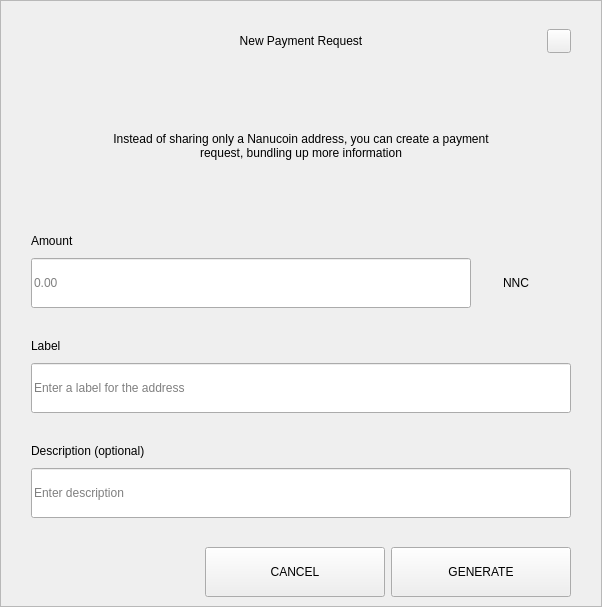
<?xml version="1.0" encoding="UTF-8"?>
<ui version="4.0">
 <class>RequestDialog</class>
 <widget class="QDialog" name="RequestDialog">
  <property name="geometry">
   <rect>
    <x>0</x>
    <y>0</y>
    <width>602</width>
    <height>607</height>
   </rect>
  </property>
  <property name="windowTitle">
   <string>Dialog</string>
  </property>
  <layout class="QVBoxLayout" name="verticalLayout_5">
   <property name="spacing">
    <number>0</number>
   </property>
   <property name="leftMargin">
    <number>0</number>
   </property>
   <property name="topMargin">
    <number>0</number>
   </property>
   <property name="rightMargin">
    <number>0</number>
   </property>
   <property name="bottomMargin">
    <number>0</number>
   </property>
   <item>
    <widget class="QFrame" name="frame">
     <property name="styleSheet">
      <string notr="true"/>
     </property>
     <property name="frameShape">
      <enum>QFrame::StyledPanel</enum>
     </property>
     <property name="frameShadow">
      <enum>QFrame::Raised</enum>
     </property>
     <layout class="QVBoxLayout" name="verticalLayout_4" stretch="1,0,0">
      <property name="spacing">
       <number>0</number>
      </property>
      <property name="leftMargin">
       <number>30</number>
      </property>
      <property name="topMargin">
       <number>20</number>
      </property>
      <property name="rightMargin">
       <number>30</number>
      </property>
      <property name="bottomMargin">
       <number>0</number>
      </property>
      <item>
       <layout class="QHBoxLayout" name="horizontalLayout_3">
        <property name="spacing">
         <number>0</number>
        </property>
        <item>
         <spacer name="horizontalSpacer_21">
          <property name="orientation">
           <enum>Qt::Horizontal</enum>
          </property>
          <property name="sizeHint" stdset="0">
           <size>
            <width>40</width>
            <height>20</height>
           </size>
          </property>
         </spacer>
        </item>
        <item>
         <widget class="QLabel" name="labelTitle">
          <property name="minimumSize">
           <size>
            <width>0</width>
            <height>40</height>
           </size>
          </property>
          <property name="maximumSize">
           <size>
            <width>16777215</width>
            <height>40</height>
           </size>
          </property>
          <property name="styleSheet">
           <string notr="true">padding-left:24px;</string>
          </property>
          <property name="text">
           <string>New Payment Request</string>
          </property>
          <property name="alignment">
           <set>Qt::AlignCenter</set>
          </property>
          <property name="margin">
           <number>7</number>
          </property>
         </widget>
        </item>
        <item>
         <spacer name="horizontalSpacer">
          <property name="orientation">
           <enum>Qt::Horizontal</enum>
          </property>
          <property name="sizeHint" stdset="0">
           <size>
            <width>40</width>
            <height>20</height>
           </size>
          </property>
         </spacer>
        </item>
        <item>
         <widget class="QPushButton" name="btnEsc">
          <property name="minimumSize">
           <size>
            <width>24</width>
            <height>24</height>
           </size>
          </property>
          <property name="maximumSize">
           <size>
            <width>24</width>
            <height>24</height>
           </size>
          </property>
          <property name="focusPolicy">
           <enum>Qt::NoFocus</enum>
          </property>
          <property name="text">
           <string/>
          </property>
         </widget>
        </item>
       </layout>
      </item>
      <item>
       <widget class="QStackedWidget" name="stack">
        <property name="minimumSize">
         <size>
          <width>540</width>
          <height>0</height>
         </size>
        </property>
        <property name="maximumSize">
         <size>
          <width>540</width>
          <height>16777215</height>
         </size>
        </property>
        <property name="currentIndex">
         <number>0</number>
        </property>
        <widget class="QWidget" name="page_1">
         <property name="minimumSize">
          <size>
           <width>540</width>
           <height>0</height>
          </size>
         </property>
         <property name="maximumSize">
          <size>
           <width>540</width>
           <height>16777215</height>
          </size>
         </property>
         <layout class="QVBoxLayout" name="layout1">
          <property name="spacing">
           <number>0</number>
          </property>
          <property name="leftMargin">
           <number>0</number>
          </property>
          <property name="topMargin">
           <number>0</number>
          </property>
          <property name="rightMargin">
           <number>0</number>
          </property>
          <property name="bottomMargin">
           <number>0</number>
          </property>
          <item>
           <spacer name="verticalSpacer_21">
            <property name="orientation">
             <enum>Qt::Vertical</enum>
            </property>
            <property name="sizeType">
             <enum>QSizePolicy::Fixed</enum>
            </property>
            <property name="sizeHint" stdset="0">
             <size>
              <width>20</width>
              <height>30</height>
             </size>
            </property>
           </spacer>
          </item>
          <item alignment="Qt::AlignHCenter">
           <widget class="QLabel" name="labelMessage">
            <property name="minimumSize">
             <size>
              <width>400</width>
              <height>50</height>
             </size>
            </property>
            <property name="text">
             <string>Instead of sharing only a Nanucoin address, you can create a payment request, bundling up more information</string>
            </property>
            <property name="alignment">
             <set>Qt::AlignCenter</set>
            </property>
            <property name="wordWrap">
             <bool>true</bool>
            </property>
           </widget>
          </item>
          <item alignment="Qt::AlignBottom">
           <widget class="QWidget" name="containerAmount" native="true">
            <layout class="QVBoxLayout" name="verticalLayout">
             <property name="spacing">
              <number>9</number>
             </property>
             <property name="leftMargin">
              <number>0</number>
             </property>
             <property name="topMargin">
              <number>0</number>
             </property>
             <property name="rightMargin">
              <number>0</number>
             </property>
             <property name="bottomMargin">
              <number>0</number>
             </property>
             <item>
              <widget class="QLabel" name="labelSubtitleAmount">
               <property name="minimumSize">
                <size>
                 <width>350</width>
                 <height>16</height>
                </size>
               </property>
               <property name="maximumSize">
                <size>
                 <width>16777215</width>
                 <height>16</height>
                </size>
               </property>
               <property name="text">
                <string>Amount</string>
               </property>
              </widget>
             </item>
             <item alignment="Qt::AlignTop">
              <widget class="QWidget" name="layoutAmount" native="true">
               <layout class="QHBoxLayout" name="horizontalLayout" stretch="2,0">
                <property name="spacing">
                 <number>0</number>
                </property>
                <property name="leftMargin">
                 <number>0</number>
                </property>
                <property name="topMargin">
                 <number>0</number>
                </property>
                <property name="rightMargin">
                 <number>0</number>
                </property>
                <property name="bottomMargin">
                 <number>0</number>
                </property>
                <item>
                 <widget class="QLineEdit" name="lineEditAmount">
                  <property name="minimumSize">
                   <size>
                    <width>0</width>
                    <height>50</height>
                   </size>
                  </property>
                  <property name="maximumSize">
                   <size>
                    <width>16777215</width>
                    <height>50</height>
                   </size>
                  </property>
                  <property name="placeholderText">
                   <string notr="true">0.00</string>
                  </property>
                 </widget>
                </item>
                <item>
                 <widget class="QWidget" name="comboContainer" native="true">
                  <property name="minimumSize">
                   <size>
                    <width>100</width>
                    <height>50</height>
                   </size>
                  </property>
                  <property name="maximumSize">
                   <size>
                    <width>16777215</width>
                    <height>50</height>
                   </size>
                  </property>
                  <layout class="QHBoxLayout" name="horizontalLayout_31">
                   <property name="spacing">
                    <number>0</number>
                   </property>
                   <property name="leftMargin">
                    <number>0</number>
                   </property>
                   <property name="topMargin">
                    <number>0</number>
                   </property>
                   <property name="rightMargin">
                    <number>10</number>
                   </property>
                   <property name="bottomMargin">
                    <number>0</number>
                   </property>
                   <item>
                    <widget class="QLabel" name="comboBoxCoin">
                     <property name="text">
                      <string>NNC</string>
                     </property>
                     <property name="alignment">
                      <set>Qt::AlignCenter</set>
                     </property>
                    </widget>
                   </item>
                  </layout>
                 </widget>
                </item>
               </layout>
              </widget>
             </item>
            </layout>
           </widget>
          </item>
          <item>
           <spacer name="verticalSpacer_31">
            <property name="orientation">
             <enum>Qt::Vertical</enum>
            </property>
            <property name="sizeType">
             <enum>QSizePolicy::Fixed</enum>
            </property>
            <property name="sizeHint" stdset="0">
             <size>
              <width>20</width>
              <height>30</height>
             </size>
            </property>
           </spacer>
          </item>
          <item>
           <layout class="QVBoxLayout" name="verticalLayoutLabel">
            <property name="spacing">
             <number>9</number>
            </property>
            <item>
             <widget class="QLabel" name="labelSubtitleLabel">
              <property name="minimumSize">
               <size>
                <width>0</width>
                <height>16</height>
               </size>
              </property>
              <property name="maximumSize">
               <size>
                <width>16777215</width>
                <height>16</height>
               </size>
              </property>
              <property name="text">
               <string>Label</string>
              </property>
             </widget>
            </item>
            <item>
             <widget class="QLineEdit" name="lineEditLabel">
              <property name="minimumSize">
               <size>
                <width>0</width>
                <height>50</height>
               </size>
              </property>
              <property name="maximumSize">
               <size>
                <width>16777215</width>
                <height>50</height>
               </size>
              </property>
              <property name="placeholderText">
               <string>Enter a label for the address</string>
              </property>
             </widget>
            </item>
           </layout>
          </item>
          <item>
           <spacer name="verticalSpacer_34">
            <property name="orientation">
             <enum>Qt::Vertical</enum>
            </property>
            <property name="sizeType">
             <enum>QSizePolicy::Fixed</enum>
            </property>
            <property name="sizeHint" stdset="0">
             <size>
              <width>20</width>
              <height>30</height>
             </size>
            </property>
           </spacer>
          </item>
          <item>
           <layout class="QVBoxLayout" name="verticalLayoutDescription">
            <property name="spacing">
             <number>9</number>
            </property>
            <item>
             <widget class="QLabel" name="labelSubtitleDescription">
              <property name="minimumSize">
               <size>
                <width>0</width>
                <height>16</height>
               </size>
              </property>
              <property name="maximumSize">
               <size>
                <width>16777215</width>
                <height>16</height>
               </size>
              </property>
              <property name="text">
               <string>Description (optional)</string>
              </property>
             </widget>
            </item>
            <item>
             <widget class="QLineEdit" name="lineEditDescription">
              <property name="minimumSize">
               <size>
                <width>0</width>
                <height>50</height>
               </size>
              </property>
              <property name="maximumSize">
               <size>
                <width>16777215</width>
                <height>50</height>
               </size>
              </property>
              <property name="placeholderText">
               <string>Enter description</string>
              </property>
             </widget>
            </item>
            <item>
             <spacer name="verticalSpacer_4">
              <property name="orientation">
               <enum>Qt::Vertical</enum>
              </property>
              <property name="sizeType">
               <enum>QSizePolicy::Fixed</enum>
              </property>
              <property name="sizeHint" stdset="0">
               <size>
                <width>20</width>
                <height>20</height>
               </size>
              </property>
             </spacer>
            </item>
           </layout>
          </item>
         </layout>
        </widget>
        <widget class="QWidget" name="page_2">
         <layout class="QVBoxLayout" name="layout2">
          <item>
           <spacer name="verticalSpacer_5">
            <property name="orientation">
             <enum>Qt::Vertical</enum>
            </property>
            <property name="sizeType">
             <enum>QSizePolicy::Fixed</enum>
            </property>
            <property name="sizeHint" stdset="0">
             <size>
              <width>20</width>
              <height>50</height>
             </size>
            </property>
           </spacer>
          </item>
          <item alignment="Qt::AlignHCenter">
           <widget class="QLabel" name="labelQrImg">
            <property name="minimumSize">
             <size>
              <width>260</width>
              <height>260</height>
             </size>
            </property>
            <property name="maximumSize">
             <size>
              <width>260</width>
              <height>260</height>
             </size>
            </property>
            <property name="text">
             <string/>
            </property>
            <property name="alignment">
             <set>Qt::AlignCenter</set>
            </property>
           </widget>
          </item>
          <item>
           <spacer name="verticalSpacer_2">
            <property name="orientation">
             <enum>Qt::Vertical</enum>
            </property>
            <property name="sizeType">
             <enum>QSizePolicy::Fixed</enum>
            </property>
            <property name="sizeHint" stdset="0">
             <size>
              <width>20</width>
              <height>30</height>
             </size>
            </property>
           </spacer>
          </item>
          <item alignment="Qt::AlignHCenter">
           <widget class="QLabel" name="labelAddress">
            <property name="text">
             <string>D7VFR83SQbiezrW72hjcWJtcfip5krte2Z </string>
            </property>
           </widget>
          </item>
          <item>
           <spacer name="verticalSpacer_32">
            <property name="orientation">
             <enum>Qt::Vertical</enum>
            </property>
            <property name="sizeType">
             <enum>QSizePolicy::Expanding</enum>
            </property>
            <property name="sizeHint" stdset="0">
             <size>
              <width>20</width>
              <height>20</height>
             </size>
            </property>
           </spacer>
          </item>
          <item>
           <layout class="QHBoxLayout" name="horizontal">
            <property name="leftMargin">
             <number>20</number>
            </property>
            <property name="rightMargin">
             <number>20</number>
            </property>
            <property name="bottomMargin">
             <number>20</number>
            </property>
            <item>
             <spacer name="horizontalSpacer_4">
              <property name="orientation">
               <enum>Qt::Horizontal</enum>
              </property>
              <property name="sizeHint" stdset="0">
               <size>
                <width>40</width>
                <height>20</height>
               </size>
              </property>
             </spacer>
            </item>
            <item>
             <widget class="QPushButton" name="btnCopyAddress">
              <property name="minimumSize">
               <size>
                <width>180</width>
                <height>50</height>
               </size>
              </property>
              <property name="text">
               <string>COPY ADDRESS</string>
              </property>
             </widget>
            </item>
            <item>
             <widget class="QPushButton" name="btnCopyUrl">
              <property name="minimumSize">
               <size>
                <width>180</width>
                <height>50</height>
               </size>
              </property>
              <property name="text">
               <string>COPY URL</string>
              </property>
             </widget>
            </item>
            <item>
             <spacer name="horizontalSpacer_2">
              <property name="orientation">
               <enum>Qt::Horizontal</enum>
              </property>
              <property name="sizeHint" stdset="0">
               <size>
                <width>40</width>
                <height>20</height>
               </size>
              </property>
             </spacer>
            </item>
           </layout>
          </item>
         </layout>
        </widget>
       </widget>
      </item>
      <item>
       <widget class="QWidget" name="buttonsStack" native="true">
        <layout class="QHBoxLayout" name="horizontalLayout_5">
         <property name="leftMargin">
          <number>20</number>
         </property>
         <property name="rightMargin">
          <number>0</number>
         </property>
         <item>
          <spacer name="horizontalSpacer_41">
           <property name="orientation">
            <enum>Qt::Horizontal</enum>
           </property>
           <property name="sizeHint" stdset="0">
            <size>
             <width>40</width>
             <height>20</height>
            </size>
           </property>
          </spacer>
         </item>
         <item>
          <widget class="QPushButton" name="btnCancel">
           <property name="minimumSize">
            <size>
             <width>180</width>
             <height>50</height>
            </size>
           </property>
           <property name="focusPolicy">
            <enum>Qt::NoFocus</enum>
           </property>
           <property name="text">
            <string>CANCEL</string>
           </property>
          </widget>
         </item>
         <item>
          <widget class="QPushButton" name="btnSave">
           <property name="minimumSize">
            <size>
             <width>180</width>
             <height>50</height>
            </size>
           </property>
           <property name="focusPolicy">
            <enum>Qt::NoFocus</enum>
           </property>
           <property name="text">
            <string>GENERATE</string>
           </property>
          </widget>
         </item>
        </layout>
       </widget>
      </item>
     </layout>
    </widget>
   </item>
  </layout>
 </widget>
 <resources/>
 <connections/>
</ui>
